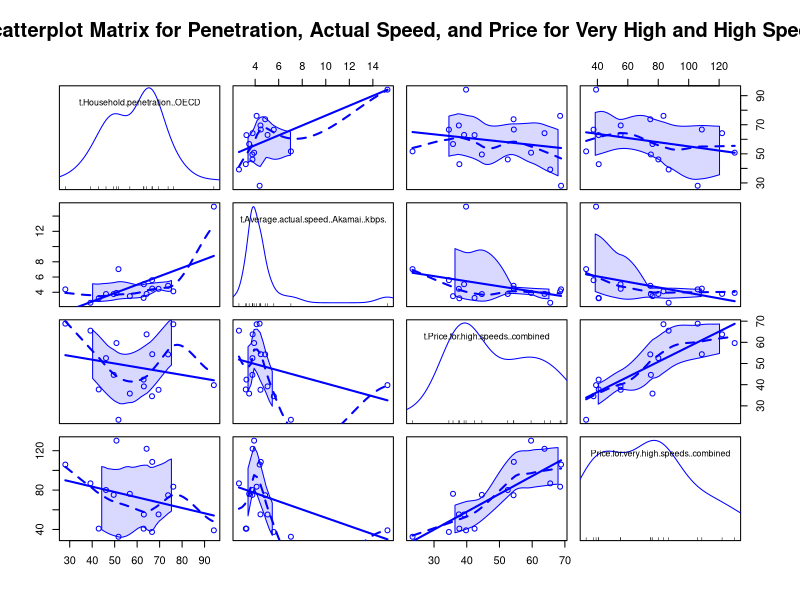
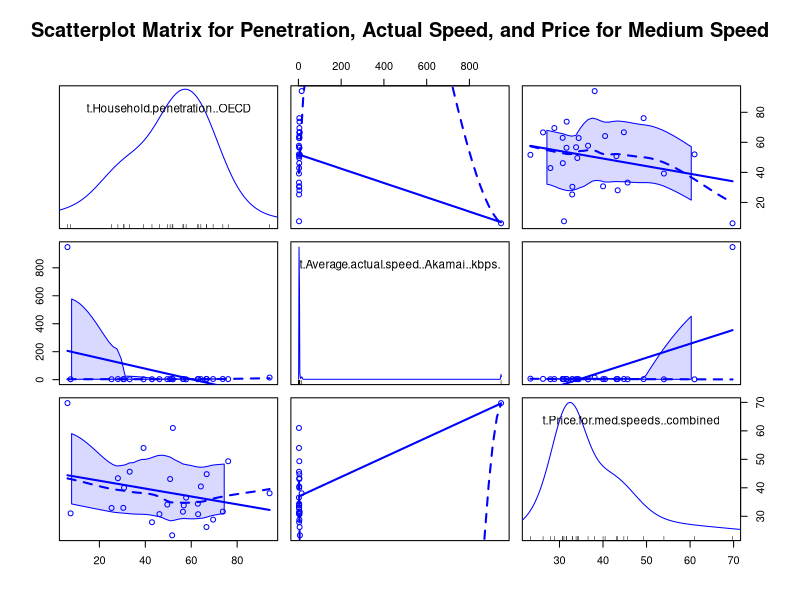
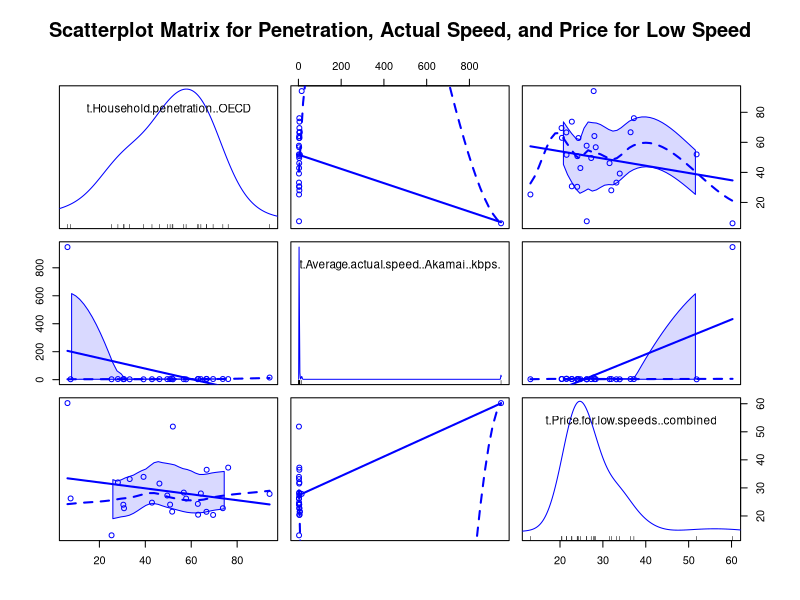
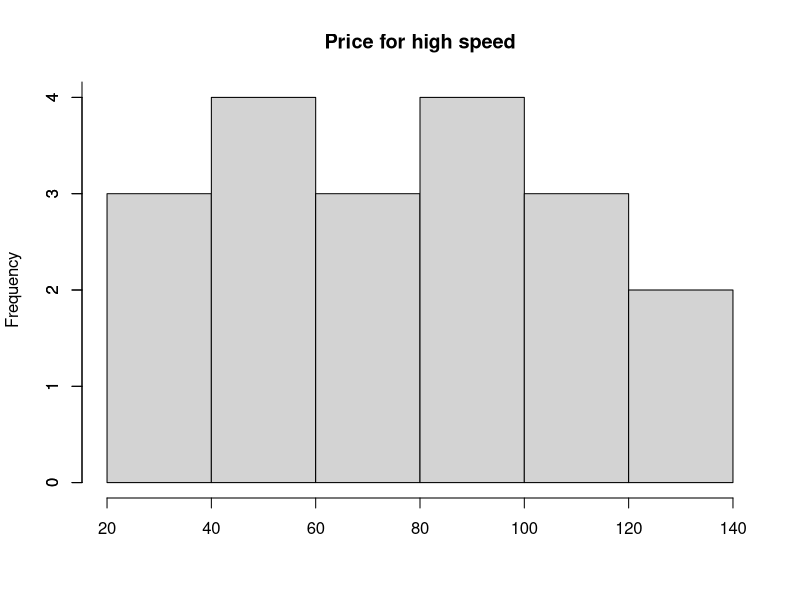
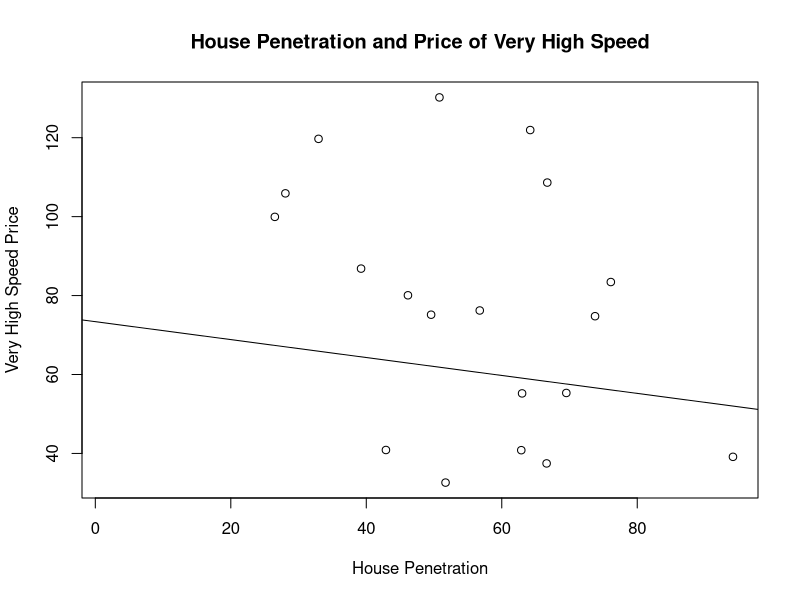

Here is the R script that generated these plots, in order:
## ---- chunk 1
knitr::opts_chunk$set(echo = TRUE)
## ---- chunk 2
library(dplyr)
t1 = as_tibble(read.csv('Penetration.csv', stringsAsFactors = F))
t2 = as_tibble(read.csv('Price.csv', stringsAsFactors = F))
t3 = as_tibble(read.csv('Speed.csv', stringsAsFactors = F))

t = t1 %>% full_join(t2) %>% full_join(t3)
str(t)
## ---- chunk 3
clean_percent = function(x) as.numeric(gsub('%', '', x))
clean_dollar = function(x) as.numeric(gsub('\\$', '', x))
clean_commas = function(x) as.numeric(gsub(',', '.', x))

t = t %>%
    filter(Country != '') %>%
    select(-c(X, Country.code)) %>%
    mutate(Growth.in.3G.penetration = clean_percent(Growth.in.3G.penetration)) %>%
    mutate(Percent.of.population.in.urban.areas = clean_percent(Percent.of.population.in.urban.areas))

for (c in grep('Price', names(t))) t[c] = unlist(lapply(t[c], clean_dollar))
for (c in grep('Maximum|Average|Standard|Median|X90p', names(t))) t[c] = unlist(lapply(t[c], clean_commas))
str(t)
## ---- chunk 4
library(car)

scatterplotMatrix( ~ t$Household.penetration..OECD  + t$Average.actual.speed..Akamai..kbps. + t$Price.for.high.speeds..combined + Price.for.very.high.speeds..combined, 
                   data = t,
                   main = "Scatterplot Matrix for Penetration, Actual Speed, and Price for Very High and High Speed")


scatterplotMatrix( ~ t$Household.penetration..OECD  + t$Average.actual.speed..Akamai..kbps. + t$Price.for.med.speeds..combined,
                   data = t,
                   main = "Scatterplot Matrix for Penetration, Actual Speed, and Price for Medium Speed")

scatterplotMatrix( ~ t$Household.penetration..OECD+ t$Average.actual.speed..Akamai..kbps. + t$Price.for.low.speeds..combined, 
                   data = t,
                   main = "Scatterplot Matrix for Penetration, Actual Speed, and Price for Low Speed")

## ---- chunk 5
summary(t$Household.penetration..OECD)
## ---- chunk 6
summary(t$Average.actual.speed..Akamai..kbps.)
## ---- chunk 7
summary(t$Price.for.very.high.speeds..combined)
## ---- chunk 8
hist(t$Price.for.very.high.speeds..combined, main = "Price for high speed",
     xlab = NULL)
axis(2, at = 0:135)
## ---- chunk 9
plot(t$Household.penetration..OECD, factor = 2, t$Price.for.very.high.speeds..combined, factor = 2,
     xlab = "House Penetration", ylab = "Very High Speed Price",
     main = "House Penetration and Price of Very High Speed")
abline(lm(t$Household.penetration..OECD ~ t$Price.for.very.high.speeds..combined))
## ---- chunk 10
summary(t$Price.for.high.speeds..combined)

summary(t$Price.for.med.speeds..combined)

summary(t$Price.for.low.speeds..combined)
